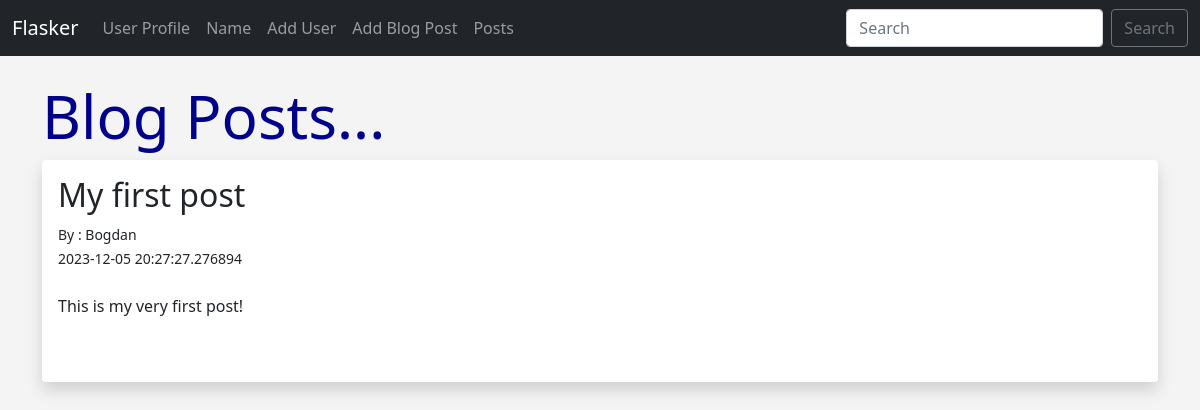
Page /posts on the earlier database version.
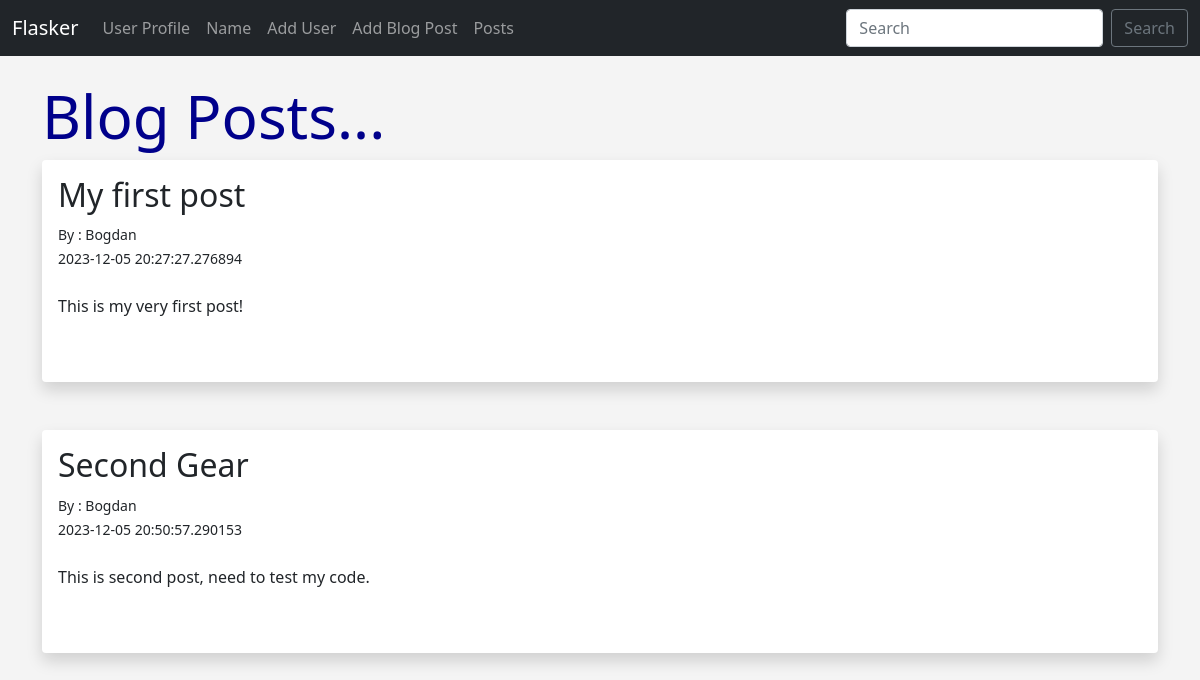
Same page on the later database version.
### hello.py (models this page shows)
class Posts(db.Model):
	id = db.Column(db.Integer, primary_key=True)
	title = db.Column(db.String(255))
	content = db.Column(db.Text)
	author = db.Column(db.String(255))
	date_posted = db.Column(db.DateTime, default=datetime.utcnow)
	slug = db.Column(db.String(255))

### hello.py (the view)
@app.route('/posts')
def posts():
	posts = Posts.query.order_by(Posts.date_posted)
	return render_template('posts.html', posts=posts)

### templates/posts.html (shortened to what this page needs)
{% extends 'base.html' %}
{% block content %}
<h1>Blog Posts...</h1>
{% for post in posts %}
<div class="shadow p-3 mb-5 bg-body rounded">
	<h2>{{ post.title }} </h2>
	<small>By : {{ post.author }} <br/>
	{{ post.date_posted }}</small> <br/><br/>
	{{ post.content }} <br/>
	<br/><br/>
</div>
{% endfor %}
{% endblock %}

### templates/base.html (shortened to what this page needs)
<!doctype html>
<html lang="en">
  <head>
    <link href="https://cdn.jsdelivr.net/npm/bootstrap@5.0.0-beta1/dist/css/bootstrap.min.css" rel="stylesheet">
    <link href="{{ url_for('static', filename='css/style.css') }}" rel="stylesheet">
  </head>
  <body>
  	{% include 'navbar.html' %}
  	<br/>
  	<div class="container">
		{% block content %}
		{% endblock %}
	</div>
  </body>
</html>

### templates/navbar.html (shortened to what this page needs)
<nav class="navbar navbar-expand-lg navbar-dark bg-dark">
  <div class="container-fluid">
    <a class="navbar-brand" href="{{ url_for('index') }}">Flasker</a>
    <div class="collapse navbar-collapse" id="navbarSupportedContent">
      <ul class="navbar-nav me-auto mb-2 mb-lg-0">
        <li class="nav-item">
          <a class="nav-link" href="{{ url_for('user', name='John')}}">User Profile</a>
        </li>
        <li class="nav-item">
          <a class="nav-link" href="{{ url_for('name')}}">Name</a>
        </li>
        <li class="nav-item">
          <a class="nav-link" href="{{ url_for('add_user')}}">Add User</a>
        </li>
        <li class="nav-item">
          <a class="nav-link" href="{{ url_for('add_post')}}">Add Blog Post</a>
        </li>
        <li class="nav-item">
          <a class="nav-link" href="{{ url_for('posts')}}">Posts</a>
        </li>
      </ul>
      <form class="d-flex">
        <input class="form-control me-2" type="search" placeholder="Search" aria-label="Search">
        <button class="btn btn-outline-secondary" type="submit">Search</button>
      </form>
    </div>
  </div>
</nav>

### static/css/style.css (style rules this page uses)
h1 { color: darkblue; font-size:60px; }
body { background: #f4f4f4; }

Differences in the rows shown:
added Posts: title "Second Gear", author "Bogdan", date_posted "2023-12-05 20:50:57.290153", content "This is second post, need to test my code."
